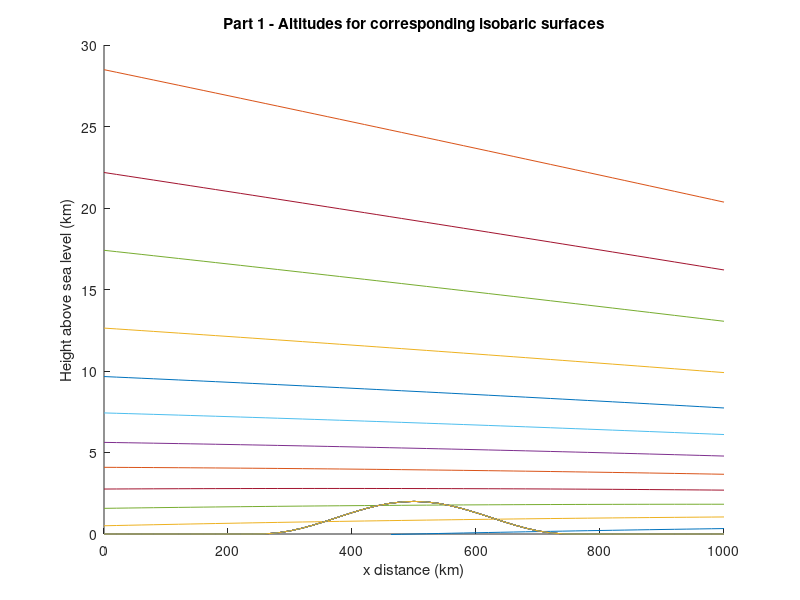
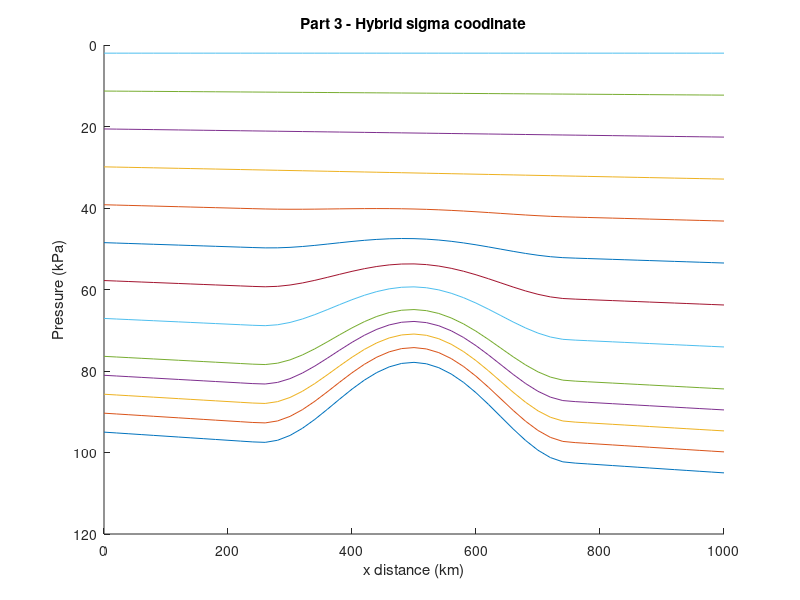
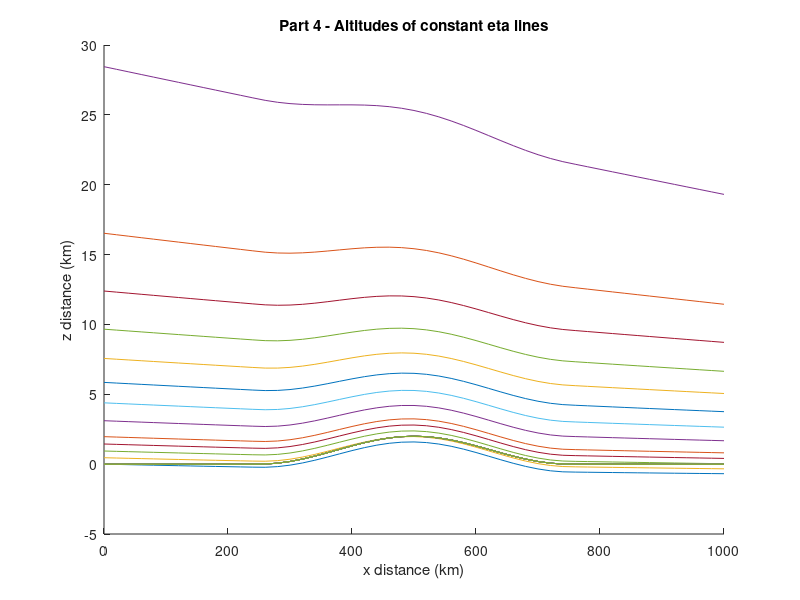

Recreate these plots in MATLAB, in order.
clear all
close all
%% Inputs
xkm = 0:20:1000;
zkm = 0:1:30;
dx = 20;
dz = 1;
pi_top = 2;
eta_c = 0.3;
a = 0.0293;
P = [100 90 80 70 60 50 40 30 20 10 5 2];
eta = [1, 0.95, 0.9, 0.85, 0.8, 0.7, 0.6, 0.5, 0.4, 0.3, 0.2, 0.1, 0];
%% Temperature
%This loop creates a [31,51] matrix where each row represents the
%temperatures across x for one z value
T_matrix = zeros(length(zkm),length(xkm));
for i=1:length(zkm)
    zkm_calc = zkm(i);
    if zkm_calc < 12
        T = (40 - 0.08.*xkm) - 6.5*zkm_calc + 273; %K
    else
        T = (40-0.08.*xkm) - 6.5*12 + 273; %K
    end
    T_matrix(i,:) = T;
end
%% Q1)
%Find:  On an x-z graph, plot the altitudes (km) of the following isobaric surfaces:
%100, 90, 80, 70, 60, 50, 40, 30, 20, 10, 5, 2 kPa.
%On the same plot, plot the altitude of Zground. 
%% Altitude
alt = zeros(length(P), length(xkm));
Pms1 = 95 + 0.01.*xkm;
z = 0; %corresponding to Pms1
%P(1) = Pms1;
z = -log(P(1)./Pms1)*a.*T_matrix(1,:) + z;
alt(1,:)=z;
for k=2:length(P)
    if z < 12
        T = (40 - 0.08.*xkm) - 6.5*z + 273; %K
    else
        T = (40-0.08.*xkm) - 6.5*12 + 273; %K
    end
    z = -log(P(k)./P(k-1))*a.*T + z;
    alt(k,:)=z;
end
%% Zground
Zground=zeros(1,length(xkm));
for j=1:length(xkm)
    %xkm_calc=xkm(j);
    if 250 < xkm(j) && xkm(j) < 750
        Zground_km = 1 + cos(2*3.14159.*(xkm(j) - 500)/500);
    else
        Zground_km = 0;
    end
    Zground(1,j)=Zground_km;
end
%% Plot Altitudes
figure(1)
hold on
for m=1:length(P)
    plot(xkm,alt(m,:))
    plot(xkm,Zground)
    ylim([0 30])
    xlabel('x distance (km)');
    ylabel('Height above sea level (km)');
    title('Part 1 - Altitudes for corresponding isobaric surfaces')
end
%% Question 2
% Interpolate to find the Psurface (kPa) pressure at Zground. Namely, it is the pressure that corresponds to eta = 1.  
%This pressure that you use to find eta in exercises (3) & (4).
%% Surface Pressure
% %P1 = Pms1;
% z1 = 0;
% Psfc = zeros(1,length(xkm));
% for n=i:length(xkm)
%     P2 = Pms1(n)*exp((z1 - Zground(n))/(a*T_matrix(1,n)));
%     Psfc(1,n)=P2;    
% end
% Table = [xkm(:), Zground(:), Psfc(:)];
% Table = Table.'; % Remove semi colon before publishing
%% Surface Pressure 2
z1 = 0;
Psfc = Pms1.*exp((z1 - Zground)./(a.*T_matrix(1,:)));
Table = [xkm(:), Zground(:), Psfc(:)];
Table = Table.'; % Remove semi colon before publishing
%% Question 3
%Create a new P-x graph, on which you plot lines of constant eta, for the eta values listed below.  
%Namely, it should look something like WRF4 figure 2.1b, but with the more realistic meteorology that I prescribed above.  
%Also, like that figure, plot pressure P on the vertical axis in reversed order (highest pressure at the bottom of the figure), 
%but don't use a log scale for P.

%CAUTION: when calculating the values of B to use in WRF4 eq. (2.2), 
%be advised that WRF4 eq. (2.3) applies only for eta > eta_c. Otherwise, set B = 0 for eta <= eta_c.
%% Lines of constant eta
c1 = 2*eta_c^2/(1-eta_c)^3;
c2 = -eta_c*(4 + eta_c + eta_c^2)/(1-eta_c)^3;
c3 = 2*(1+eta_c+eta_c^2)/(1-eta_c)^3;
c4 = -(1+eta_c)/(1-eta_c)^3;

B = zeros(1,length(eta));
for l=1:length(eta)
    etacalc = eta(l);
    if etacalc > eta_c
        B1 = c1 + c2*etacalc + c3*etacalc^2 + c4*etacalc^3;
    else
        B1 = 0;
    end
    B(1,l)=B1;
end

Pd = zeros(length(B), length(xkm));
for q=1:length(B)
    Pd_calc = B(q).*(Psfc-pi_top) + (eta(q)-B(q)).*(Pms1-pi_top) + pi_top;
    Pd(q,:) = Pd_calc;
end
% Pd1 = zeros(length(B), length(xkm));
% for q1=1:length(B)
%     Pd_calc = Pd(q1,:).';
%     Pd1(q1,:) = Pd_calc;
% end
%% Plot Eta lines
figure(2)
hold on
for m=1:length(eta)
    plot(xkm,Pd(m,:))
    %plot(xkm,Zground)
    set(gca, 'YDir','reverse')
    xlabel('x distance (km)');
    ylabel('Pressure (kPa)');
    title('Part 3 - Hybrid sigma coodinate')
end 
%% Question 4
%Create a new z-x graph, on which you plot the z altitudes of the constant 
%eta lines for the same eta values as in part (3) above. Make use of the hypsometric eq 
%to find the heights z at the pressure levels that correspond to the requested eta values.
%% Pressures associated with eta lines
z_eta = log(Pd(1)./Psfc)*a.*T_matrix(1,:);
alt_eta(1,:)=z_eta;
for k=2:length(eta)
    if z_eta < 12
        T = (40 - 0.08.*xkm) - 6.5*z_eta + 273; %K
    else
        T = (40-0.08.*xkm) - 6.5*12 + 273; %K
    end
    z_eta = -log(Pd(k)./Pd(k-1))*a.*T + z_eta;
    alt_eta(k,:)=z_eta;
end
%% Plot Eta lines
figure(3)
hold on
for m=1:length(eta)
    plot(xkm,alt_eta(m,:))
    plot(xkm,Zground)
    %set(gca, 'YDir','reverse')
    xlabel('x distance (km)');
    ylabel('z distance (km)');
    title('Part 4 - Altitudes of constant eta lines')
end